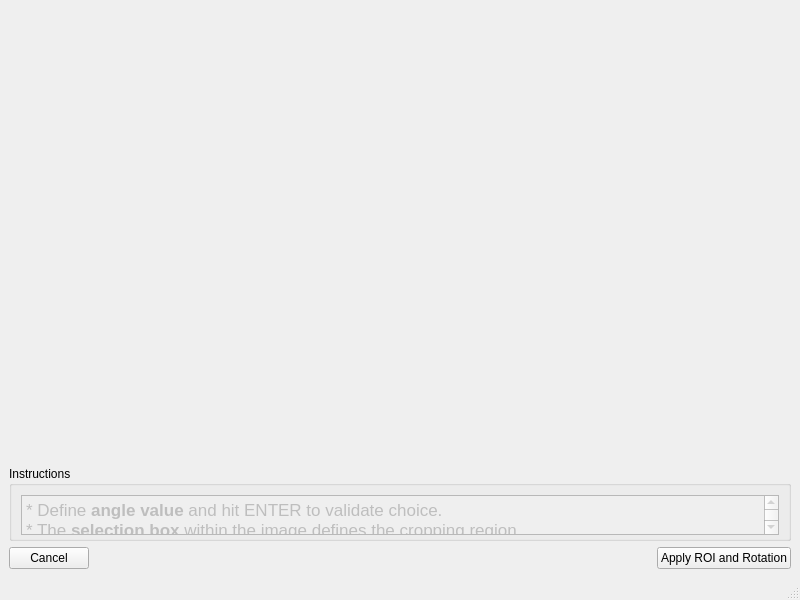
<?xml version="1.0" encoding="UTF-8"?>
<ui version="4.0">
 <class>MainWindow</class>
 <widget class="QMainWindow" name="MainWindow">
  <property name="geometry">
   <rect>
    <x>0</x>
    <y>0</y>
    <width>800</width>
    <height>600</height>
   </rect>
  </property>
  <property name="windowTitle">
   <string>MainWindow</string>
  </property>
  <widget class="QWidget" name="centralwidget">
   <layout class="QVBoxLayout" name="verticalLayout_2">
    <item>
     <widget class="QWidget" name="widget" native="true">
      <property name="sizePolicy">
       <sizepolicy hsizetype="Expanding" vsizetype="Preferred">
        <horstretch>0</horstretch>
        <verstretch>0</verstretch>
       </sizepolicy>
      </property>
     </widget>
    </item>
    <item>
     <widget class="QGroupBox" name="groupBox">
      <property name="sizePolicy">
       <sizepolicy hsizetype="Minimum" vsizetype="Preferred">
        <horstretch>0</horstretch>
        <verstretch>0</verstretch>
       </sizepolicy>
      </property>
      <property name="minimumSize">
       <size>
        <width>0</width>
        <height>60</height>
       </size>
      </property>
      <property name="maximumSize">
       <size>
        <width>16777215</width>
        <height>75</height>
       </size>
      </property>
      <property name="title">
       <string>Instructions</string>
      </property>
      <layout class="QVBoxLayout" name="verticalLayout">
       <item>
        <widget class="QTextBrowser" name="textBrowser">
         <property name="enabled">
          <bool>false</bool>
         </property>
         <property name="sizePolicy">
          <sizepolicy hsizetype="Minimum" vsizetype="Expanding">
           <horstretch>0</horstretch>
           <verstretch>0</verstretch>
          </sizepolicy>
         </property>
         <property name="minimumSize">
          <size>
           <width>0</width>
           <height>40</height>
          </size>
         </property>
         <property name="maximumSize">
          <size>
           <width>16777215</width>
           <height>40</height>
          </size>
         </property>
         <property name="html">
          <string>&lt;!DOCTYPE HTML PUBLIC &quot;-//W3C//DTD HTML 4.0//EN&quot; &quot;http://www.w3.org/TR/REC-html40/strict.dtd&quot;&gt;
&lt;html&gt;&lt;head&gt;&lt;meta name=&quot;qrichtext&quot; content=&quot;1&quot; /&gt;&lt;style type=&quot;text/css&quot;&gt;
p, li { white-space: pre-wrap; }
&lt;/style&gt;&lt;/head&gt;&lt;body style=&quot; font-family:'.SF NS Text'; font-size:13pt; font-weight:400; font-style:normal;&quot;&gt;
&lt;p style=&quot; margin-top:0px; margin-bottom:0px; margin-left:0px; margin-right:0px; -qt-block-indent:0; text-indent:0px;&quot;&gt;* Define &lt;span style=&quot; font-weight:600;&quot;&gt;angle value&lt;/span&gt; and hit ENTER to validate choice.&lt;/p&gt;
&lt;p style=&quot; margin-top:0px; margin-bottom:0px; margin-left:0px; margin-right:0px; -qt-block-indent:0; text-indent:0px;&quot;&gt;* The&lt;span style=&quot; font-weight:600;&quot;&gt; selection box &lt;/span&gt;within the image defines the cropping region&lt;/p&gt;&lt;/body&gt;&lt;/html&gt;</string>
         </property>
        </widget>
       </item>
      </layout>
     </widget>
    </item>
    <item>
     <layout class="QHBoxLayout" name="horizontalLayout">
      <item>
       <widget class="QPushButton" name="cancel_button">
        <property name="text">
         <string>Cancel</string>
        </property>
       </widget>
      </item>
      <item>
       <spacer name="horizontalSpacer">
        <property name="orientation">
         <enum>Qt::Horizontal</enum>
        </property>
        <property name="sizeHint" stdset="0">
         <size>
          <width>40</width>
          <height>20</height>
         </size>
        </property>
       </spacer>
      </item>
      <item>
       <widget class="QPushButton" name="apply_button">
        <property name="text">
         <string>Apply ROI and Rotation</string>
        </property>
       </widget>
      </item>
     </layout>
    </item>
   </layout>
  </widget>
  <widget class="QMenuBar" name="menubar">
   <property name="geometry">
    <rect>
     <x>0</x>
     <y>0</y>
     <width>800</width>
     <height>22</height>
    </rect>
   </property>
  </widget>
  <widget class="QStatusBar" name="statusbar"/>
 </widget>
 <resources/>
 <connections>
  <connection>
   <sender>cancel_button</sender>
   <signal>clicked()</signal>
   <receiver>MainWindow</receiver>
   <slot>cancel_clicked()</slot>
   <hints>
    <hint type="sourcelabel">
     <x>47</x>
     <y>450</y>
    </hint>
    <hint type="destinationlabel">
     <x>179</x>
     <y>478</y>
    </hint>
   </hints>
  </connection>
  <connection>
   <sender>apply_button</sender>
   <signal>clicked()</signal>
   <receiver>MainWindow</receiver>
   <slot>apply_clicked()</slot>
   <hints>
    <hint type="sourcelabel">
     <x>711</x>
     <y>459</y>
    </hint>
    <hint type="destinationlabel">
     <x>552</x>
     <y>492</y>
    </hint>
   </hints>
  </connection>
 </connections>
 <slots>
  <slot>cancel_clicked()</slot>
  <slot>apply_clicked()</slot>
 </slots>
</ui>
